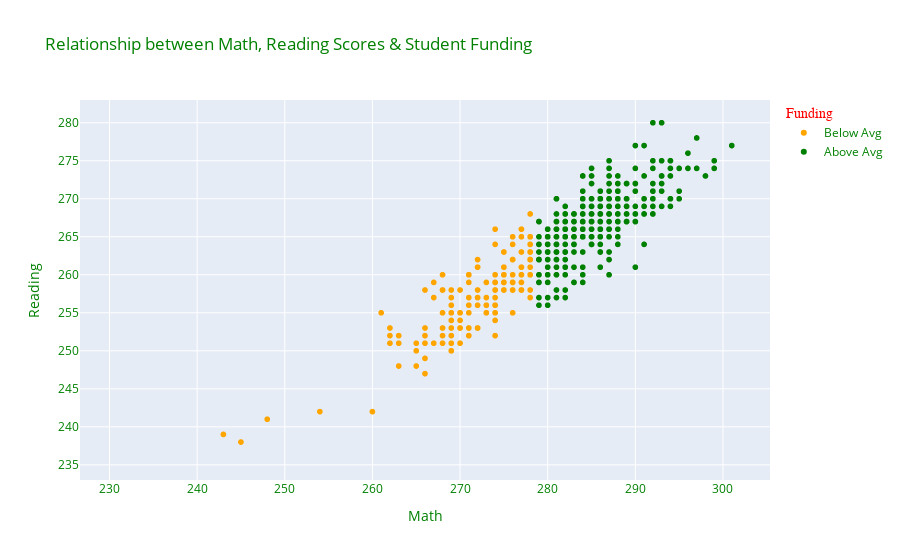

Notebook code for this chart:
### Code cell
px.scatter(
    education,
    x="AVG_MATH_8_SCORE",
    y="AVG_READING_8_SCORE",
    color="above_avg_math8",
    color_discrete_map = {
        "Below Avg": "orange",
        "Above Avg": "green"
    },
    labels={
        "AVG_MATH_8_SCORE": "Math",
        "AVG_READING_8_SCORE": "Reading"
    },
    title="Relationship between Math, Reading Scores & Student Funding",
).update_layout(
#     legend_title="Funding"
    font_color="Green",
    legend_title={
        "text": "Funding",
        "font":{
            "color":"Red",
            "family": "Comic Sans"
        }
    }
)

### Figure 1 — Plotly figure (JSON) as saved in the notebook; plotly's stock layout.template omitted (floating-point values rounded to 4 significant figures; data arrays with more than 128 entries replaced by an {"elided": "..."} marker saying what was removed)
{"data": [{"hovertemplate": "above_avg_math8=Below Avg<br>Math=%{x}<br>Reading=%{y}<extra></extra>", "legendgroup": "Below Avg", "marker": {"color": "orange", "symbol": "circle"}, "mode": "markers", "name": "Below Avg", "showlegend": true, "type": "scattergl", "x": {"elided": "1368 int values"}, "xaxis": "x", "y": {"elided": "1368 int values"}, "yaxis": "y"}, {"hovertemplate": "above_avg_math8=Above Avg<br>Math=%{x}<br>Reading=%{y}<extra></extra>", "legendgroup": "Above Avg", "marker": {"color": "green", "symbol": "circle"}, "mode": "markers", "name": "Above Avg", "showlegend": true, "type": "scattergl", "x": {"elided": "347 int values"}, "xaxis": "x", "y": {"elided": "347 int values"}, "yaxis": "y"}], "layout": {"font": {"color": "Green"}, "legend": {"title": {"font": {"color": "Red", "family": "Comic Sans"}, "text": "Funding"}, "tracegroupgap": 0}, "title": {"text": "Relationship between Math, Reading Scores & Student Funding"}, "xaxis": {"anchor": "y", "domain": [0, 1], "title": {"text": "Math"}}, "yaxis": {"anchor": "x", "domain": [0, 1], "title": {"text": "Reading"}}}}
